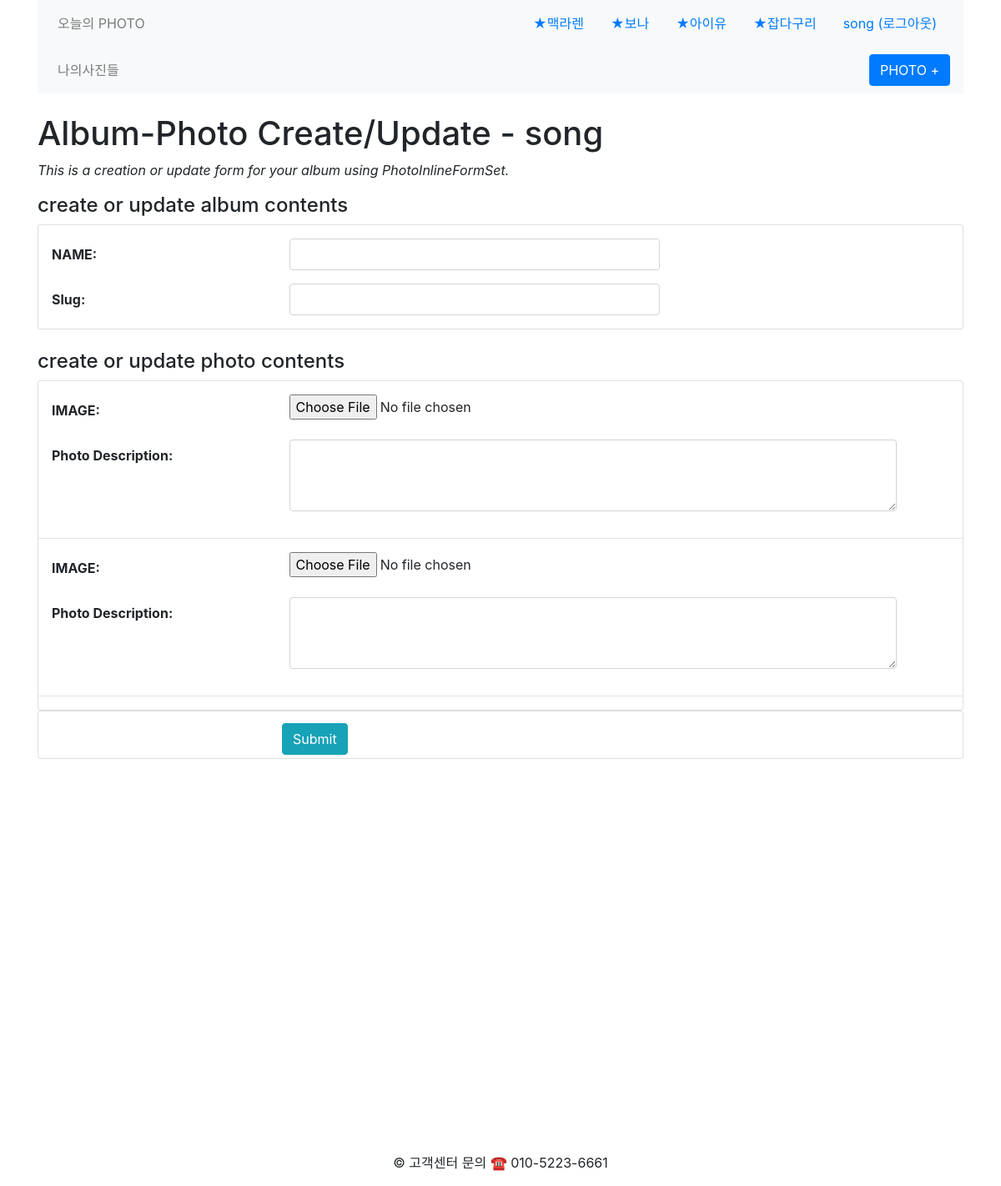
Page /insta/album/add/ (signed in) on the committed database.
### insta/models.py (models this page shows, shortened)
class Album(models.Model):
    objects = None
    name = models.CharField('NAME', max_length=30)
    slug = models.SlugField(max_length=250, unique=True)
    owner = models.ForeignKey('common.User', on_delete=models.CASCADE, verbose_name='OWNER', blank=True, null=True)
    class Meta:
        ordering = ('name',)
    def get_absolute_url(self):
        return reverse('insta:album_detail', args = [self.slug])

### common/models.py (models this page shows, shortened)
class User(AbstractBaseUser):
    username = models.CharField(verbose_name='username', max_length=20, unique=True, )
    email = models.EmailField(verbose_name='email', max_length=255, )
    realname = models.CharField(verbose_name='realname', max_length=20, null=True,)
    birth_date = models.DateField(verbose_name='birth_date', blank=True, null=True, )
    phone = models.CharField(verbose_name='phone', max_length=11, null=True,)
    gender = models.IntegerField(verbose_name='gender', null=True,)
    gender2 = models.CharField(verbose_name="gender2", max_length=5, null=True,)
    is_active = models.BooleanField(default=True)
    is_admin = models.BooleanField(default=False)
    objects = UserManager()
    USERNAME_FIELD = 'username'
    REQUIRED_FIELDS = ['email']
    def __str__(self):
        return self.username

### insta/views.py (the view, shortened to what this page needs)
# urls.py: path('album/add/', views.AlbumPhotoCV.as_view(), name='album_add'),
class AlbumPhotoCV(LoginRequiredMixin, CreateView, ):
    model = Album
    login_url = '/common/login/'
    redirect_field_name = 'login'
    fields = ('name', 'slug',)
    success_url = reverse_lazy('insta:allPhotoAB')
    def get_context_data(self, **kwargs):
        context = super().get_context_data(**kwargs)
        if self.request.POST:
            context['formset'] = PhotoInlineFormSet(self.request.POST, self.request.FILES)
        else:
            context['formset'] = PhotoInlineFormSet()
        return context

### insta/context_processors.py (called while the page is built)
def menu_links(request):
    customer = request.user.id
    print(request)
    links = Album.objects.filter(owner_id=customer)
    return dict(links = links)

def menu_links2(request) :
    allphoto = request.user.id
    links2 = Photo.objects.filter(owner_id=allphoto)
    return dict(links2 = links2)

### templates/insta/album_form.html (shortened to what this page needs)
{% extends "base.html" %}
{% load widget_tweaks %}
{% block content %}
<h1>Album-Photo Create/Update - {{user}}</h1>
<p class="font-italic">This is a creation or update form for your album using PhotoInlineFormSet.</p>
{% if form.is_multipart or formset.is_multipart %}
<form enctype="multipart/form-data" action="" method="post">
    {% else %}
    <form action="." method="post">
        {% endif %}
        <h4>create or update album contents</h4>
        <fieldset class="card pt-3">
            <div class="form-group row">
                {{ form.name|add_label_class:"col-form-label col-sm-3 ml-3 font-weight-bold" }}
                <div class="col-sm-5">
                    {{ form.name|add_class:"form-control"|attr:"autofocus" }}
                </div>
            </div>
            <div class="form-group row">
                {{ form.slug|add_label_class:"col-form-label col-sm-3 ml-3 font-weight-bold" }}
                <div class="col-sm-5">
                    {{ form.slug|add_class:"form-control" }}
                </div>
            </div>
        </fieldset>
        <br>
        <h4>create or update photo contents</h4>
        <fieldset class="card pt-3">
            {% for form in formset %}
            <div class="form-group row">
                {{ form.image|add_label_class:"col-form-label col-sm-3 ml-3 font-weight-bold" }}
                <div class="col-sm-5">
                    {{ form.image|add_class:"form-control-file" }}
                </div>
            </div>
            <div class="form-group row">
                {{ form.description|add_label_class:"col-form-label col-sm-3 ml-3 font-weight-bold" }}
                <div class="col-sm-8">
                    {{ form.description|add_class:"form-control"|attr:"rows:3" }}
                </div>
            </div>
            <hr>
            {% endfor %}
        </fieldset>
        <div class="form-group card py-1">
            <div class="offset-sm-3 col-sm-5">
                <input type="submit" value="Submit" class="btn btn-info"/>
            </div>
        </div>
    </form>
    {% endblock %}

### templates/navbar.html (shortened to what this page needs)
<nav class="navbar navbar-expand-lg navbar-light bg-light">
    <div class="collapse navbar-collapse" id="navbarSupportedContent">
        <ul class="navbar-nav mr-auto">
            <li class="nav-item">
                <a class="nav-link" href="{% url 'insta:allPhotoAB' %}">오늘의 PHOTO</a>
            </li>
        </ul>
        {% for cat in links %}
        <a class="nav-link" href="{{ cat.get_absolute_url }}">★{{cat.name}}</a>
        {% endfor %}
        {% if user.is_authenticated %}
        <a class="nav-link" href="{% url 'common:logout' %}">{{ user.username }} (로그아웃)</a>
        {% else %}
        <a class="nav-link" href="{% url 'common:login' %}">로그인</a>
        {% endif %}
    </div>
</nav>
<nav class="navbar navbar-expand-lg navbar-light bg-light">
    <div class="collapse navbar-collapse" id="navbarSupportedContent2">
        <ul class="navbar-nav mr-auto">
            <li class="nav-item">
                <a class="nav-link" href="{% url 'insta:myPhotoAB' %}">나의사진들</a>
            </li>
        </ul>
        <a href="{% url 'insta:photo_add' %}" class="btn btn-primary">PHOTO +</a>
    </div>
</nav>

### static/style.css (style rules this page uses)
input[type=submit] { margin-top:10px; }

### rows in the picture
Album: name "맥라렌"
Album: name "보나"
Album: name "아이유"
Album: name "잡다구리"
User: username "song"
